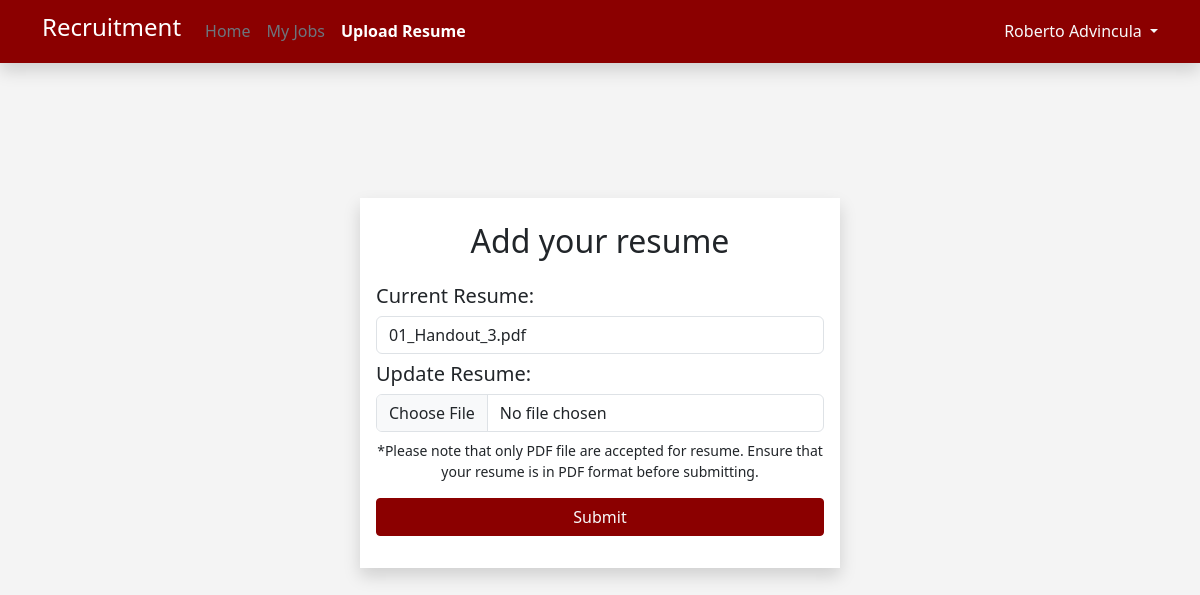
Before: /upload_resume.php (signed in) with the older database file.
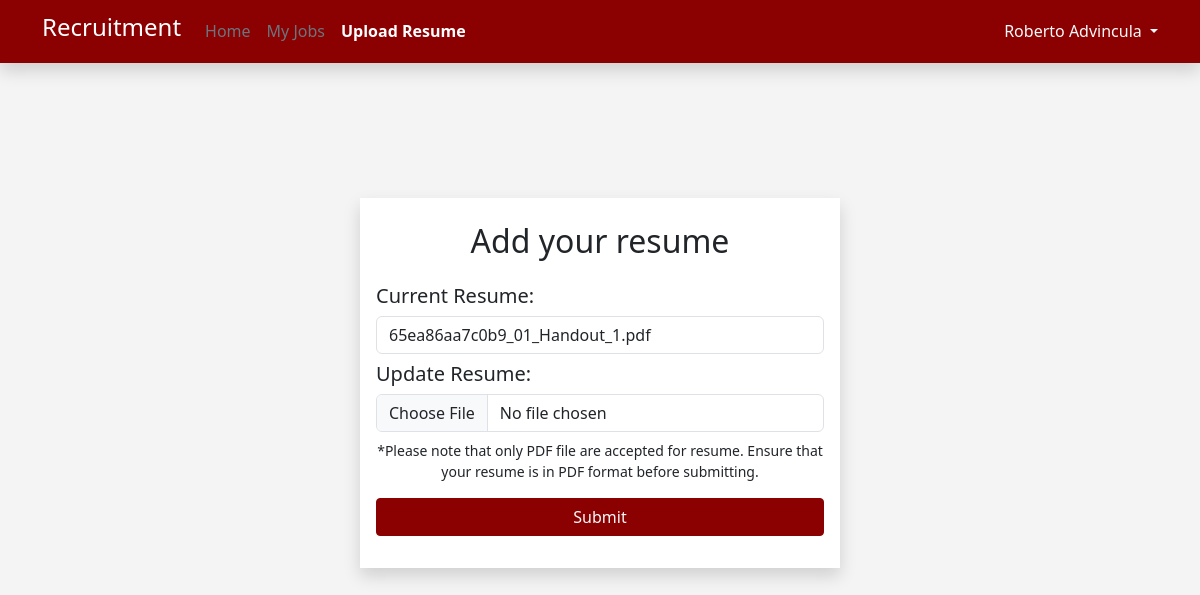
After: the same page with the newer database file.
### tables this page shows
CREATE TABLE `user` (
  `id` int(11) NOT NULL,
  `name` varchar(255) NOT NULL,
  `email` varchar(255) NOT NULL,
  `password` varchar(255) NOT NULL,
  `role` varchar(255) NOT NULL,
  `resume` varchar(255) NOT NULL
);

### upload_resume.php (the view, shortened to what this page needs)
<?php
include("header.php");
include("dbconn.php");
if (!isset($_SESSION['user_id'])) {
    header('Location: login.php');
    exit();
} else {
    $userId = $_SESSION['user_id'];
    $query = "SELECT resume FROM user WHERE id='$userId'";
    $result = mysqli_query($conn, $query);
    $row = mysqli_fetch_array($result);
}
?>
<!DOCTYPE html>
<html lang="en">
<head>
</head>
<body style="background-color: #F4F4F4; ">
    <div class="d-flex justify-content-center align-items-center" style="min-height: 80vh;">
        <div class="border-0 shadow bg-white" style="width: 30em;">
            <div class="card border-0 bg-transparent card_login">
                <div class="text-center mt-4">
                    <h2>Add your resume</h2>
                </div>
                <div class="card-body">
                    <form method="POST" enctype="multipart/form-data">
                        <div class="col w-100 ">
                            <div class="mb-2">
                                <?php
                                if ($row['resume']) {
                                    echo '
                                        <h5>Current Resume:</h5>
                                        <input type="text" class="form-control" value="' . $row['resume'] . '" readonly>
                                        <h5 class="mt-2">Update Resume:</h5>
                                        <input type="hidden" class="form-control" name="name" required>
                                        <input type="file" class="form-control" name="resume_file" accept=".pdf" required>
                                   ';
                                } else {
                                    echo '
                                        <input type="hidden" class="form-control" name="name" required>
                                        <input type="file" class="form-control" name="resume_file" accept=".pdf" required>
                                    ';
                                }
                                ?>
                            </div>
                        </div>
                        <div class="text-center">
                            <small>
                                *Please note that only PDF file are accepted for resume. Ensure that your resume is in
                                PDF format before submitting.
                            </small>
                        </div>
                        <div class="mb-1 d-flex justify-content-center mt-3">
                            <button class="btn btn-danger btn-fluid rounded-1 w-100 text-light"
                                style="background-color: #8b0000; border-color: #8b0000;" type="submit" name="submit">
                                Submit
                            </button>
                        </div>
                    </form>
                </div>
            </div>
        </div>
    </div>
</body>
</html>

Changed rows visible on the page:
changed user: resume "01_Handout_3.pdf" → "65ea86aa7c0b9_01_Handout_1.pdf"
